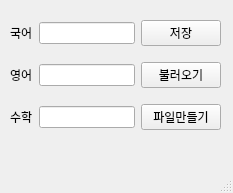
<?xml version="1.0" encoding="UTF-8"?>
<ui version="4.0">
 <class>MainWindow</class>
 <widget class="QMainWindow" name="MainWindow">
  <property name="geometry">
   <rect>
    <x>0</x>
    <y>0</y>
    <width>233</width>
    <height>193</height>
   </rect>
  </property>
  <property name="windowTitle">
   <string>MainWindow</string>
  </property>
  <widget class="QWidget" name="centralwidget">
   <widget class="QWidget" name="gridLayoutWidget">
    <property name="geometry">
     <rect>
      <x>10</x>
      <y>10</y>
      <width>211</width>
      <height>131</height>
     </rect>
    </property>
    <layout class="QGridLayout" name="gridLayout">
     <item row="0" column="1">
      <widget class="QLineEdit" name="lineEdit"/>
     </item>
     <item row="0" column="0">
      <widget class="QLabel" name="label">
       <property name="text">
        <string>국어</string>
       </property>
      </widget>
     </item>
     <item row="2" column="0">
      <widget class="QLabel" name="label_3">
       <property name="text">
        <string>수학</string>
       </property>
      </widget>
     </item>
     <item row="1" column="0">
      <widget class="QLabel" name="label_2">
       <property name="text">
        <string>영어</string>
       </property>
      </widget>
     </item>
     <item row="2" column="1">
      <widget class="QLineEdit" name="lineEdit_3"/>
     </item>
     <item row="1" column="1">
      <widget class="QLineEdit" name="lineEdit_2"/>
     </item>
     <item row="0" column="2">
      <widget class="QPushButton" name="pushButton">
       <property name="text">
        <string>저장</string>
       </property>
      </widget>
     </item>
     <item row="1" column="2">
      <widget class="QPushButton" name="pushButton_2">
       <property name="text">
        <string>불러오기</string>
       </property>
      </widget>
     </item>
     <item row="2" column="2">
      <widget class="QPushButton" name="pushButton_3">
       <property name="text">
        <string>파일만들기</string>
       </property>
      </widget>
     </item>
    </layout>
   </widget>
  </widget>
  <widget class="QMenuBar" name="menubar">
   <property name="geometry">
    <rect>
     <x>0</x>
     <y>0</y>
     <width>233</width>
     <height>21</height>
    </rect>
   </property>
  </widget>
  <widget class="QStatusBar" name="statusbar"/>
 </widget>
 <resources/>
 <connections/>
</ui>
